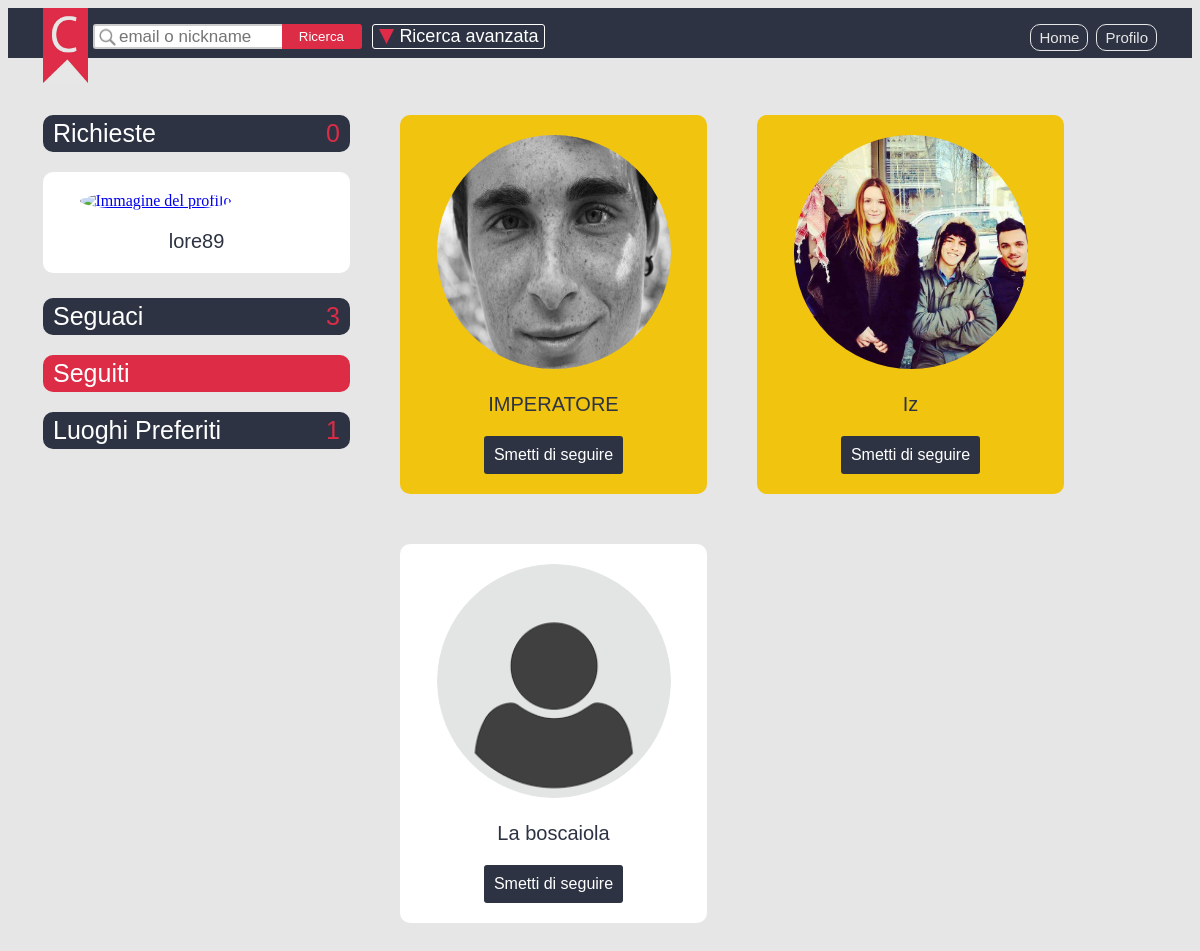
Screenshot of /applicativo_php_cinguettio/visual/listaSeguiti.php (signed in) with the database file from the repository.
### tables this page shows
CREATE TABLE IF NOT EXISTS seguaci_seguiti(

	utente_seguace      VARCHAR(70),
	utente_seguito      VARCHAR(70),
	data_ora_richiesta  TIMESTAMP NOT NULL DEFAULT NOW(),
	richiesta_accettata BOOLEAN NOT NULL DEFAULT FALSE,
	data_ora_risposta   TIMESTAMP NULL DEFAULT NULL,

	PRIMARY KEY (utente_seguace, utente_seguito),

	FOREIGN KEY (utente_seguace)
	REFERENCES utente(email_utente)
	ON UPDATE CASCADE
	ON DELETE CASCADE,

	FOREIGN KEY (utente_seguito)
	REFERENCES utente (email_utente)
	ON UPDATE CASCADE
	ON DELETE CASCADE
);

CREATE TABLE IF NOT EXISTS utente(

	email_utente     VARCHAR(70),
	nickname         VARCHAR(20) NOT NULL UNIQUE,
	password         VARCHAR(50) NOT NULL,
	utente_esperto   BOOLEAN NOT NULL DEFAULT FALSE,
	data_esperto     DATE DEFAULT NULL,
	img_profilo      VARCHAR (255) NOT NULL DEFAULT 'default.png',
	path_img_profilo VARCHAR (255) NOT NULL DEFAULT 'img/utenti/profilo/default.png',

	PRIMARY KEY(email_utente)
);

### applicativo_php_cinguettio/query/queryProfilo.php (called while the page is built, shortened)
<?php
function queryInfoUtente(){
    $email_utente = "'" . $_SESSION['email_utente'] . "'";
    $sql = 'SELECT * FROM utente NATURAL JOIN info_utente WHERE email_utente=' . $email_utente;
    return $sql;
}
function queryRichieste(){
    $email_utente = "'" . $_SESSION['email_utente'] . "'";
    $sql = 'SELECT count(*) AS num_richieste FROM seguaci_seguiti ' .
              'WHERE utente_seguito=' . $email_utente . ' AND richiesta_accettata=FALSE';
    return $sql;
}
function querySeguaci(){
    $email_utente = "'" . $_SESSION['email_utente'] . "'";
    $sql = 'SELECT count(*) AS num_seguaci FROM seguaci_seguiti ' .
              'WHERE utente_seguito=' . $email_utente . ' AND richiesta_accettata=TRUE';
    return $sql;
}
function queryLuoghiPreferiti(){
    $email_utente = "'" . $_SESSION['email_utente'] . "'";
    $sql = 'SELECT count(*) AS num_luogo_preferito FROM luogo_preferito WHERE email_utente=' . $email_utente;
    return $sql;
}

### applicativo_php_cinguettio/visual/listaSeguiti.php (the view, shortened to what this page needs)
<?php
    require_once '../function/funComuni.php';
    require_once '../function/funProfilo.php';
    require_once '../query/queryProfilo.php';
    $conn = dbConnection();
?>
<!DOCTYPE html>
<html lang="it">
      <body>
        <header id="header-barra">
            <img id="header-logo-bandiera" src="../img/icone/logo_bandiera.jpg">
            <form action="ricercaUtente.php" method="GET">
                <input name="email_nickname" id="header-input-ricerca" type="search"
                       maxlength="70" placeholder="email o nickname">
                <input id="header-submit-ricerca" type="submit" value="Ricerca">
            </form>
            <div id="div-ricerca-avanzata" onclick="showModal('ricerca-avanzata', 'ricerca-utenti-container')">
                <span id="ricerca-avanzata-scritta"> Ricerca avanzata </span>
                <img id="header-logo-ricerca-avanzata"src="../img/icone/logo_ricerca_avanzata.jpg">
            </div>
            <a class="header-link" href="profilo.php" > Profilo </a>
            <a class="header-link" href="bacheca.php" > Home </a>
        </header>
        <aside id="aside">
        <?php
            $sql_info_utente = queryInfoUtente ();
            $sql_richieste = queryRichieste();
            $sql_utenti_seguaci = querySeguaci();
            $sql_luoghi_preferiti = queryLuoghiPreferiti();
            $result_info_utente =  mysqli_query($conn, $sql_info_utente);
            $result_richieste = mysqli_query($conn, $sql_richieste);
            $result_utenti_seguaci = mysqli_query($conn, $sql_utenti_seguaci);
            $result_luoghi_preferiti = mysqli_query($conn, $sql_luoghi_preferiti);
            $richieste = mysqli_fetch_assoc($result_richieste);
            echo '<a href="richieste.php" class="link-aside"> Richieste';
            echo '<span class="link-numero">' . $richieste['num_richieste'] .  '</span></a>';
            $info_utente = mysqli_fetch_assoc($result_info_utente);
            if($info_utente['utente_esperto' ] == TRUE){
                printAsideLinkEsperto($info_utente['path_img_profilo']);
            }else{
                printAsideLink($info_utente['path_img_profilo']);
            }
            $seguaci = mysqli_fetch_assoc($result_utenti_seguaci);
            echo '<a href="listaSeguaci.php" class="link-aside"> Seguaci';
            echo '<span class="link-numero">' . $seguaci['num_seguaci'] .  '</span></a>';
            echo '<a href="listaSeguiti.php" class="link-aside-seguiti"> Seguiti';
            echo '</a>';
            $luoghi_preferiti = mysqli_fetch_assoc($result_luoghi_preferiti);
            echo '<a href="luogoPreferito.php" class="link-aside"> Luoghi Preferiti';
            echo '<span class="link-numero">' . $luoghi_preferiti['num_luogo_preferito'] .  '</span></a>';
        ?>
        </aside>
        <div id="ricerca-utenti-container">
        <?php
            $utente = $_SESSION['email_utente'];
            $utenti_seguiti = "SELECT * FROM seguaci_seguiti JOIN utente " .
                                    "ON utente_seguito = email_utente WHERE utente_seguace = '{$utente}' AND richiesta_accettata =TRUE";
            $result = mysqli_query($conn, $utenti_seguiti);
            if (mysqli_num_rows($result) > 0) {
                while($row = mysqli_fetch_assoc($result)){
                    if ($row['utente_esperto'] == 1){
                        echo
                        "<div class='tooltip-esperto'>
                        <span class='tooltip-testo-esperto'>Utente esperto</span>
                        <div class='profilo-img-container profilo-esperto' style='display: inline-block; margin: 0 50px 50px 0;'>
                        <a href='datiUtente.php?email_utente=" . $row['utente_seguito'] ."'>
                        <img class='img-profilo-dim ' src='../" . $row['path_img_profilo'] ."' alt=''/>
                        </a>
                        <div class='aside-testo'>{$row['nickname']}</div>
                        <form  action='../validazione/smettiDiSeguireVal.php' method='POST'>
                        <button type='submit' class='button-smetti-di-seguire'>
                        <input type='hidden' name='utente_seguito' value='" . $row['email_utente'] . "'>
                        Smetti di seguire </button>
                        </form>
                        </div></div>";
                    }
                    else if ( $row['utente_esperto'] == 0 ) {
                        echo
                        "<div class='profilo-img-container' style='display: inline-block; margin: 0 50px 50px 0;'>
                        <a href='datiUtente.php?email_utente=" . $row['utente_seguito'] ."'>
                        <img class='img-profilo-dim ' src='../" . $row['path_img_profilo'] ."' alt=''/>
                        </a>
                        <div class='aside-testo'>{$row['nickname']}</div>
                        <form  action='../validazione/smettiDiSeguireVal.php' method='POST'>
                        <button type='submit' class='button-smetti-di-seguire'>
                        <input type='hidden' name='utente_seguito' value='" . $row['email_utente'] . "'>
                        Smetti di seguire </button>
                        </form>
                        </div>";
                    }
                }
            }
            else{
                    echo '<div>';
                    echo '<h1 class="no-post">Non segui alcun utente </h1>';
                    echo '</div>';
                }
        ?>
         </div>
    </body>
</html>

### applicativo_php_cinguettio/css/style.css (style rules this page uses)
.tooltip-esperto { position: relative; display: inline-block; }
body { height: 100%; background-color: #E6E6E6; margin: 8px 8px 8px 8px; padding: 0; }
html { display: block; height: 100%; margin: 0; }
#header-barra { height: 50px; padding: 0 35px; background:#2D3343; display:block; }
#header-logo-bandiera { height: 75px; width: 45px; margin: 0; padding: 0; float: left; }
#div-ricerca-avanzata { height: 21px; width: 169px; float:left; border: solid 1px white; border-radius:3px; margin-top: 16.45px; margin-left: 10px; padding: 1px; cursor: pointer; }
#header-logo-ricerca-avanzata { height:15px; width:15px; margin: 2.5px 0 0 5px; padding: 0; float: left; cursor: pointer; }
#ricerca-avanzata-scritta { margin-top:10px; margin-left: 5px; font-family: Helvetica; color:white; font-size: 18px; }
a.header-link:link, a.header-link:visited, button.header-registrazione-bottone, button.header-registrazione-bottone:visited { margin: 16.45px 0 0 8px; padding: 4px 8px; background-color: #2D3343; border: solid #E6E6E6 1px; border-radius: 10px; font-family:Helvetica; font-size:15px; color: #E6E6E6; text-align: center; text-decoration: none; float: right; cursor: pointer; }
#header-input-ricerca { height: 25px; width: 17%; margin: 16.45px 0 0 5px; padding: 0 12px 0 24px; border: 2px solid #ccc; border-right: none; border-radius: 3px 0 0 3px; background: url("../img/icone/icona_barra_ricerca.png") no-repeat white left; float: left; font-family:Helvetica; color:#2D3343; font-size: 17px; }
#header-submit-ricerca { height: 25px; width: 80px; margin: 16.45px 0 0 0; padding: 0 12px 0px 12px; background: #DC2C46; outline: none; border: 2px solid #DC2C46; border-radius: 0 3px 3px 0; text-align:center; color: white; border-left: none; cursor: pointer; float:left; font-family:Helvetica; }
#aside { display:table; margin-top:32px; margin-left: 35px; margin-right: 50px; float:left; }
.aside-testo { text-align: center; font-family: helvetica; font-size: 20px; color: #2D3343; }
.profilo-img-container { width:267px; padding: 20px; background-color: white; border-radius: 10px; display: table; margin-bottom:25px; }
.profilo-img-container.profilo-esperto { background-color: #F1C40F; color:white; }
.img-profilo-dim { border-radius: 100%; width: 234px; height: 234px; margin-bottom: 20px; margin-left: 16.5px; }
a.link-aside:link, a.link-aside:visited { width: 287px; background-color: #2D3343; display: table; color: white; font-family: Helvetica; font-size: 25px; border-radius: 10px; margin-bottom: 20px; padding: 4px 10px; cursor: pointer; text-decoration: none; outline:none; }
a.link-aside-seguaci, a.link-aside-seguiti, a.link-aside-richieste, a.link-aside-luogo-preferito { width: 287px; background-color: #DC2C46; display: table; color: white; font-family: Helvetica; font-size: 25px; border-radius: 10px; margin-bottom: 20px; padding: 4px 10px; cursor: pointer; text-decoration: none; outline:none; }
.link-numero { font-size: 25px; margin: 0px; float:right; color: #DC2C46; }
#ricerca-utenti-container { margin-left: 35px; margin-top: 32px; display: table; }
.button-segui, .button-smetti-di-seguire { font-family:Helvetica; background-color: #2D3343; font-size: 16px; margin: 20px auto 0px auto; color:white; padding: 10px; border:none; outline:none; border-radius:3px; display: block; cursor:pointer; }

### rows the page displays
seguaci_seguiti: utente_seguito.path_img_profilo (picture), utente_seguito.nickname "IMPERATORE"
seguaci_seguiti: utente_seguito.path_img_profilo (picture), utente_seguito.nickname "Iz"
seguaci_seguiti: utente_seguito.path_img_profilo (placeholder picture), utente_seguito.nickname "La boscaiola"

### other values shown
$richieste['num_richieste'] "0"
$_SESSION['nickname'] "lore89"
$seguaci['num_seguaci'] "3"
$luoghi_preferiti['num_luogo_preferito'] "1"
